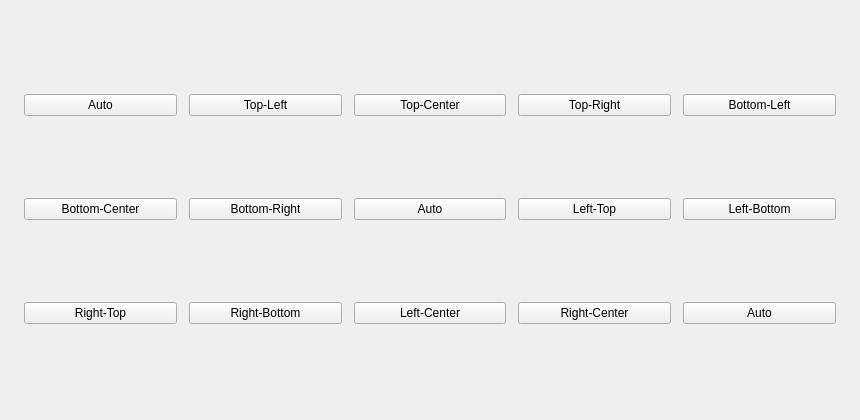
<?xml version='1.0' encoding='utf-8'?>
<ui version="4.0">
 <class>MainWindow</class>
 <widget class="QMainWindow" name="MainWindow">
  <property name="geometry">
   <rect>
    <x>0</x>
    <y>0</y>
    <width>860</width>
    <height>420</height>
   </rect>
  </property>
  <property name="windowTitle">
   <string>QCustomTipOverlay Tail Position Test</string>
  </property>
  <widget class="QWidget" name="centralwidget">
   <layout class="QGridLayout" name="buttonGrid">
    <property name="leftMargin">
     <number>24</number>
    </property>
    <property name="topMargin">
     <number>24</number>
    </property>
    <property name="rightMargin">
     <number>24</number>
    </property>
    <property name="bottomMargin">
     <number>24</number>
    </property>
    <property name="horizontalSpacing">
     <number>12</number>
    </property>
    <property name="verticalSpacing">
     <number>12</number>
    </property>
    <item row="0" column="0">
     <widget class="QPushButton" name="btnAuto1">
      <property name="text">
       <string>Auto</string>
      </property>
     </widget>
    </item>
    <item row="0" column="1">
     <widget class="QPushButton" name="btnTopLeft">
      <property name="text">
       <string>Top-Left</string>
      </property>
     </widget>
    </item>
    <item row="0" column="2">
     <widget class="QPushButton" name="btnTopCenter">
      <property name="text">
       <string>Top-Center</string>
      </property>
     </widget>
    </item>
    <item row="0" column="3">
     <widget class="QPushButton" name="btnTopRight">
      <property name="text">
       <string>Top-Right</string>
      </property>
     </widget>
    </item>
    <item row="0" column="4">
     <widget class="QPushButton" name="btnBottomLeft">
      <property name="text">
       <string>Bottom-Left</string>
      </property>
     </widget>
    </item>
    <item row="1" column="0">
     <widget class="QPushButton" name="btnBottomCenter">
      <property name="text">
       <string>Bottom-Center</string>
      </property>
     </widget>
    </item>
    <item row="1" column="1">
     <widget class="QPushButton" name="btnBottomRight">
      <property name="text">
       <string>Bottom-Right</string>
      </property>
     </widget>
    </item>
    <item row="1" column="2">
     <widget class="QPushButton" name="btnAuto2">
      <property name="text">
       <string>Auto</string>
      </property>
     </widget>
    </item>
    <item row="1" column="3">
     <widget class="QPushButton" name="btnLeftTop">
      <property name="text">
       <string>Left-Top</string>
      </property>
     </widget>
    </item>
    <item row="1" column="4">
     <widget class="QPushButton" name="btnLeftBottom">
      <property name="text">
       <string>Left-Bottom</string>
      </property>
     </widget>
    </item>
    <item row="2" column="0">
     <widget class="QPushButton" name="btnRightTop">
      <property name="text">
       <string>Right-Top</string>
      </property>
     </widget>
    </item>
    <item row="2" column="1">
     <widget class="QPushButton" name="btnRightBottom">
      <property name="text">
       <string>Right-Bottom</string>
      </property>
     </widget>
    </item>
    <item row="2" column="2">
     <widget class="QPushButton" name="btnLeftCenter">
      <property name="text">
       <string>Left-Center</string>
      </property>
     </widget>
    </item>
    <item row="2" column="3">
     <widget class="QPushButton" name="btnRightCenter">
      <property name="text">
       <string>Right-Center</string>
      </property>
     </widget>
    </item>
    <item row="2" column="4">
     <widget class="QPushButton" name="btnAuto3">
      <property name="text">
       <string>Auto</string>
      </property>
     </widget>
    </item>
   </layout>
  </widget>
 </widget>
 <customwidgets><customwidget><class>QPushButton</class><extends>QPushButton</extends><header location="global">Custom_Widgets.Theme.h</header><container>1</container></customwidget><customwidget><class>QLabel</class><extends>QLabel</extends><header location="global">Custom_Widgets.Theme.h</header><container>1</container></customwidget></customwidgets>
 <connections />
</ui>
